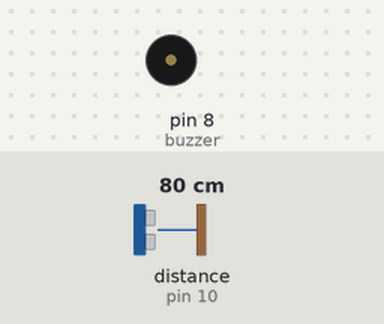
The sketch below on a simulated Arduino Uno, built with avr-gcc and run on an emulated ATmega328P. Parts: buzzer (waves = sounding, pin HIGH). Wiring (inferred from the names in the program): ultrasonic range finder: trigger pin 9; echo pin 10. The inputs (shaded band) are chosen by the test bench; at power-on: distance to the obstacle (sensor on pin 10) 80 cm. The echo pulse lasts 58.3 µs per cm; pins used as bus, display or sensor lines are not drawn.

Above: at 1.8 s.
1.9 s: distance to the obstacle (sensor on pin 10) set to 2 cm
At 2.26 s:
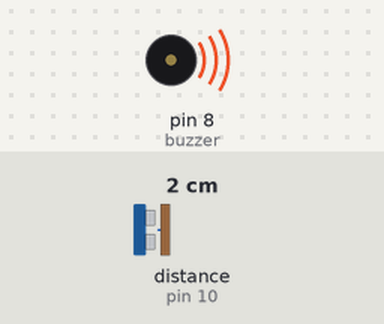
5.4 s: distance to the obstacle (sensor on pin 10) set to 35 cm
At 5.8 s:
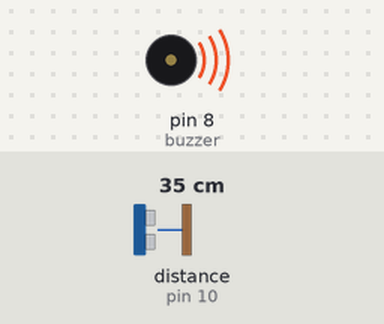
Timing chart, 0 to 14.9 s (numbered marks = the images above; inputs shaded):
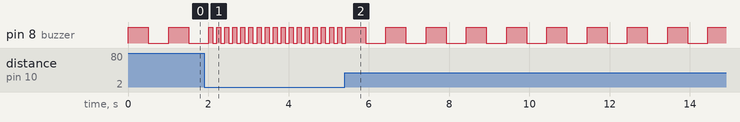

Measured:
- after the input at 1.9 s, pin 8 (buzzer): alternates HIGH for 0.10 s and LOW for 0.10 s, starting after 0.21 s
- after the input at 5.4 s, pin 8 (buzzer): alternates HIGH for 0.50 s and LOW for 0.50 s, starting after 0.52 s
- by itself, pin 8 (buzzer): alternates HIGH for 0.50 s and LOW for 0.51 s

The sketch:

smart_blind_stick.ino
```cpp
const int trigPin = 9;
const int echoPin = 10;
const int buzzer  = 8;
void setup()
{
  pinMode(trigPin, OUTPUT);
  pinMode(echoPin, INPUT);
  pinMode(buzzer, OUTPUT);
}
void loop()
{
  long duration;
  int distance;
  digitalWrite(trigPin, LOW);
  delayMicroseconds(2);
  digitalWrite(trigPin, HIGH);
  delayMicroseconds(10);
  digitalWrite(trigPin, LOW);
  duration = pulseIn(echoPin, HIGH);
  distance = duration * 0.034 / 2;
  if(distance > 0 && distance <= 30)
  {
    digitalWrite(buzzer, HIGH);
    delay(100);
    digitalWrite(buzzer, LOW);
    delay(100);
  }
  else if(distance > 30 && distance <= 200)
  {
    digitalWrite(buzzer, HIGH);
    delay(500);
    digitalWrite(buzzer, LOW);
    delay(500);
  }
  else
  {
    digitalWrite(buzzer, LOW);
  }
}
```
